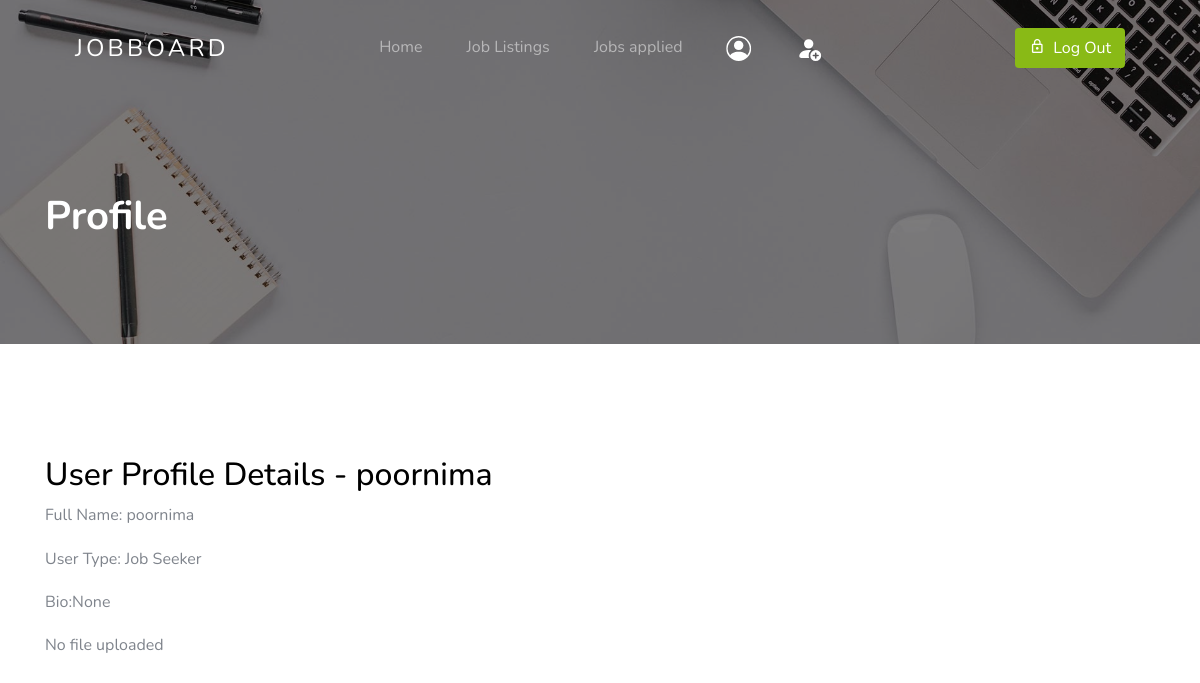
/dashbaord/ (signed in), run on the app's committed database.
### account/models.py (models this page shows, shortened)
class User(AbstractUser):
    Usertype_choice = [
        ('Job Seeker','Job Seeker'),
        ('Recruiter','Recruiter')
    ]
    usertype = models.CharField(max_length=20,choices=Usertype_choice,null=True)
    fullname = models.CharField(max_length=50,null=True)
    bio = models.TextField(null=True,blank=True)
    resume = models.FileField(upload_to='uploads/',null=True)
    @property
    def is_job_seeker(self):
        return self.usertype == 'Job Seeker'

### account/views.py (the view)
# urls.py: path('dashbaord/',dashboard,name='dashboard'),
@login_required
def dashboard(request):
    try:
        user = request.user
        if not user.is_authenticated or not user.is_job_seeker:
            return redirect('index')
        try:
            user_profile = User.objects.get(username=user.username)
        except User.DoesNotExist:
            raise Exception("User profile not found")
        return render(request, 'dashboard.html', {'user_profile': user_profile})
    except Exception as e:
        return render(request, 'error.html', {'error_message': str(e)})

### account/Templates/dashboard.html (shortened to what this page needs)
<!doctype html>
{% load static %}
<html lang="en">
  <head>
    <link rel="stylesheet" href="{% static 'assets/css/custom-bs.css' %}">
    <link rel="stylesheet" href="{% static 'assets/css/jquery.fancybox.min.css' %}">
    <link rel="stylesheet" href="{% static 'assets/css/bootstrap-select.min.css' %}">
    <link rel="stylesheet" href="{% static 'assets/fonts/icomoon/style.css' %}">
    <link rel="stylesheet" href="{% static 'assets/fonts/line-icons/style.css' %}">
    <link rel="stylesheet" href="{% static 'assets/css/owl.carousel.min.css' %}">
    <link rel="stylesheet" href="{% static 'assets/css/animate.min.css' %}">
    <link rel="stylesheet" href="{% static 'assets/css/quill.snow.css' %}">
    <link rel="stylesheet" href="{% static 'assets/css/style.css' %}">
  </head>
  <body id="top">
<div class="site-wrap">
    <header class="site-navbar mt-3">
      <div class="container-fluid">
        <div class="row align-items-center">
          <div class="site-logo col-6"><a href="index.html">JobBoard</a></div>
          <nav class="mx-auto site-navigation">
            <ul class="site-menu js-clone-nav d-none d-xl-block ml-0 pl-0">
              <li><a href="{% url 'job_seeker_dashboard' %}" class="nav-link">Home</a></li>
              <li>
               <a href="{% url 'job_listings' %}">Job Listings</a>
                <a href="{% url 'applied_jobs' %}">Jobs applied</a>
              </li>
              <li><a href="{% url 'dashboard' %}"></a></li>
              <li><a href="{% url 'profile' %}"></a></li>
            </ul>
          </nav>
          <div class="right-cta-menu text-right d-flex aligin-items-center col-6">
            <div class="ml-auto">
              <a href="{% url 'logout' %}" class="btn btn-primary border-width-2 d-none d-lg-inline-block"><span class="mr-2 icon-lock_outline"></span>Log Out</a>
            </div>
          </div>
        </div>
      </div>
    </header>
    <section class="section-hero overlay inner-page bg-image" style="background-image: url('{% static 'assets/images/hero_1.jpg' %}');" id="home-section">
      <div class="container">
        <div class="row">
          <div class="col-md-7">
            <h1 class="text-white font-weight-bold">Profile</h1>
          </div>
        </div>
      </div>
    </section>
    <section class="site-section" id="next-section">
      <div class="container">
        <div class="row">
          <div class="col-lg-6 mb-5 mb-lg-0">
            <form action="{% url 'dashboard' %}" class="" method="post">
              <h2>User Profile Details - {{ user.username }}</h2>
              <p>Full Name: {{ user.fullname }}</p>
              {% if user.is_job_seeker %}
                <p>User Type: Job Seeker</p>
              {% elif user.is_recruiter %}
                <p>User Type: Recruiter</p>
              {% endif %}
              <p>Bio:{{user_profile.bio}}</p>
              {% if user_profile.resume %}
                <a href="{{user_profile.resume.url}}" target="_blank" download><p>{{user_profile.resume}}</p></a>
              {% else %}
                 <p>No file uploaded</p>
              {% endif %}
            </form>
          </div>
        </div>
      </div>
    </section>
  </div>
  </body>
</html>

### account/static/assets/css/style.css (style rules this page uses)
.site-navbar { margin-bottom: 0px; z-index: 1999; position: absolute; width: 100%; top: 2rem; }
.site-navbar .container-fluid { padding-left: 7rem; padding-right: 7rem; }
.site-navbar .site-logo { position: absolute; left: 5%; }
.site-navbar .site-logo a { color: #fff; font-size: 1.5rem; letter-spacing: .2rem; text-transform: uppercase; }
.site-navbar .site-burger-menu, .site-navbar .right-cta-menu { position: absolute; right: 5%; }
.site-navbar .site-navigation { position: absolute; left: 50%; -webkit-transform: translateX(-50%); -ms-transform: translateX(-50%); transform: translateX(-50%); z-index: 5; }
.site-navbar .site-navigation .site-menu { margin-bottom: 0; }
.site-navbar .site-navigation .site-menu a { text-decoration: none !important; display: inline-block; position: relative; }
.site-navbar .site-navigation .site-menu > li { display: inline-block; }
.site-navbar .site-navigation .site-menu > li > a { padding: 20px 20px !important; color: rgba(255, 255, 255, 0.5); display: inline-block; text-decoration: none !important; }
.site-mobile-menu .site-nav-wrap { padding: 0; margin: 0; list-style: none; position: relative; }
.site-mobile-menu .site-nav-wrap a { padding: 10px 20px; display: block; position: relative; color: #212529; }
.site-mobile-menu .site-nav-wrap li { position: relative; display: block; }
.site-mobile-menu .site-nav-wrap > li { display: block; position: relative; float: left; width: 100%; }
.site-mobile-menu .site-nav-wrap > li > a { padding-left: 20px; font-size: 20px; }
body { font-weight: 400; font-size: 1rem; line-height: 1.7; position: relative; }
body:after { content: ""; position: absolute; top: 0; left: 0; right: 0; bottom: 0; background: rgba(0, 0, 0, 0.7); z-index: 100; opacity: 0; visibility: hidden; -webkit-transition: .3s all ease; -o-transition: .3s all ease; transition: .3s all ease; }
h1, h2, h3, h4 { color: #000; }
.site-section { padding-top: 7rem; padding-bottom: 7rem; position: relative; z-index: 2; }
.bg-image { background-size: cover; background-position: center center; background-repeat: no-repeat; }
.section-hero, .section-hero > .container > .row { height: 100vh; min-height: 900px; }
.section-hero.inner-page, .section-hero.inner-page > .container > .row { height: auto; min-height: auto; padding-top: 6em; padding-bottom: 3em; }
.section-hero.overlay, .section-hero.overlay-2 { position: relative; }
.section-hero.overlay:before, .section-hero.overlay-2:before { z-index: 1; position: absolute; content: ""; top: 0; left: 0; right: 0; bottom: 0; background: rgba(0, 0, 0, 0.5); }
.section-hero > .container { z-index: 2; position: relative; }
.btn:after, .btn:before { display: none; }
.btn.btn-primary { color: #fff; }
.border-width-2 { border-width: 2px !important; }

### data on the page
User: username "poornima", fullname "poornima", bio "None"
